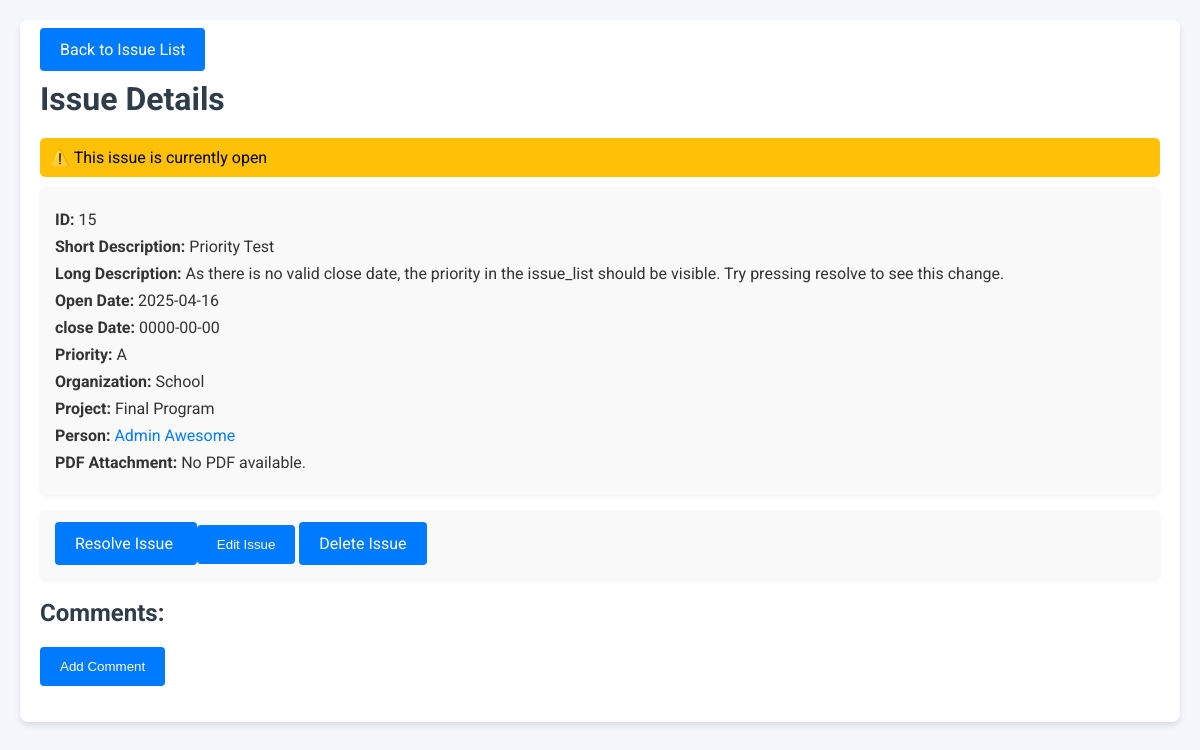
Page /issue.php?id=15 (signed in) on the committed database.
### tables this page shows
CREATE TABLE `iss_issues` (
  `id` int(11) NOT NULL,
  `short_description` varchar(255) NOT NULL,
  `long_description` text NOT NULL,
  `open_date` date NOT NULL,
  `close_date` date NOT NULL,
  `priority` varchar(255) NOT NULL,
  `org` varchar(255) NOT NULL,
  `project` varchar(255) NOT NULL,
  `per_id` int(11) NOT NULL,
  `pdf_attachment` varchar(255) DEFAULT NULL
);

CREATE TABLE `iss_persons` (
  `id` int(11) NOT NULL,
  `fname` varchar(255) NOT NULL,
  `lname` varchar(255) NOT NULL,
  `mobile` varchar(255) NOT NULL,
  `email` varchar(255) NOT NULL,
  `pwd_hash` varchar(255) NOT NULL,
  `pwd_salt` varchar(255) NOT NULL,
  `admin` varchar(255) NOT NULL
);

### issue.php (the view, shortened to what this page needs)
<?php
include 'config.php';
$user = $_SESSION['user'] ?? null;
if (isset($_GET['id'])) {
    $id = $_GET['id'];
    $stmt = $conn->prepare("SELECT * FROM iss_issues WHERE id = ?");
    $stmt->bind_param("i", $id);
    $stmt->execute();
    $result = $stmt->get_result();
    $issue = $result->fetch_assoc();
    $person_id = $issue['per_id'];
    $personStmt = $conn->prepare("SELECT fname, lname FROM iss_persons WHERE id = ?");
    $personStmt->bind_param("i", $person_id);
    $personStmt->execute();
    $personResult = $personStmt->get_result();
    $person = $personResult->fetch_assoc();
} else {
    die("Issue ID is required.");
}
?>
<!DOCTYPE html>
<html lang="en">
<head>
</head>
<body>
    <div class="container">
        <a href="issue_list.php" class="button">Back to Issue List</a>
        <h1>Issue Details</h1>
        <?php if ($issue['close_date'] !== '0000-00-00' && !empty($issue['close_date'])): ?>
            <div style="background-color: #28a745; color: white; padding: 10px; margin: 10px 0; border-radius: 5px;">
                ✅ This issue is resolved (close on <?php echo htmlspecialchars($issue['close_date']); ?>)
            </div>
        <?php else: ?>
            <div style="background-color: #ffc107; color: black; padding: 10px; margin: 10px 0; border-radius: 5px;">
                ⚠️ This issue is currently open
            </div>
        <?php endif; ?>
        <div class="card">
            <p><strong>ID:</strong> <?php echo $issue['id']; ?></p>
            <p><strong>Short Description:</strong> <?php echo htmlspecialchars($issue['short_description']); ?></p>
            <p><strong>Long Description:</strong> <?php echo htmlspecialchars($issue['long_description']); ?></p>
            <p><strong>Open Date:</strong> <?php echo htmlspecialchars($issue['open_date']); ?></p>
            <p><strong>close Date:</strong> <?php echo htmlspecialchars($issue['close_date'] ?? 'Open'); ?></p>
            <p><strong>Priority:</strong> <?php echo htmlspecialchars($issue['priority']); ?></p>
            <p><strong>Organization:</strong> <?php echo htmlspecialchars($issue['org']); ?></p>
            <p><strong>Project:</strong> <?php echo htmlspecialchars($issue['project']); ?></p>
            <?php if ($person): ?>
                <p><strong>Person:</strong> <a href="person.php?id=<?php echo $person_id; ?>"><?php echo htmlspecialchars($person['fname']) . ' ' . htmlspecialchars($person['lname']); ?></a></p>
            <?php else: ?>
                <p><strong>Person: </strong>[User Deleted]</p>
            <?php endif; ?>
            <p><strong>PDF Attachment:</strong>
                <?php if ($issue['pdf_attachment']): ?>
                    <a href="<?php echo "" . htmlspecialchars($issue['pdf_attachment']); ?>" target="_blank">View PDF</a>
                <?php else: ?>
                    No PDF available.
                <?php endif; ?>
            </p>
        </div>
        <div class="card">
            <?php if ($user): ?>
                <a href="issue.php?id=<?php echo $issue['id']; ?>&toggle_resolve=<?php echo $issue['id']; ?>" class="button">
                    <?php echo ($issue['close_date'] === '0000-00-00' || empty($issue['close_date'])) ? 'Resolve' : 'Unresolve'; ?> Issue
                </a>
            <?php endif; ?>
            <?php if (($user && $user['admin'] == 1) || ($user && $user['id'] == $issue['per_id'])): ?>
                <button id="editIssueBtn" class="button">Edit Issue</button>
                <a href="issue.php?id=<?php echo $issue['id']; ?>&delete=<?php echo $issue['id']; ?>" class="button">Delete Issue</a>
            <?php endif; ?>
        </div>
        <h2>Comments:</h2>
        <p><button id="addCommentBtn" class="button">Add Comment</button></p>
    </div>
</body>
</html>

### issue.php (style rules this page uses)
body { font-family: 'Roboto', sans-serif; background-color: #f4f7fc; color: #333; margin: 0; padding: 20px; }
h1, h2 { color: #2e3d49; margin-bottom: 20px; }
.container { max-width: 1200px; margin: 0 auto; padding: 20px; background-color: #fff; box-shadow: 0 4px 6px rgba(0, 0, 0, 0.1); border-radius: 8px; }
a { color: #007BFF; text-decoration: none; }
.button { padding: 12px 20px; background-color: #007BFF; color: white; border: none; border-radius: 4px; cursor: pointer; transition: background-color 0.3s; }
.card { background-color: #f9f9f9; padding: 15px; margin-bottom: 15px; border-radius: 6px; box-shadow: 0 2px 4px rgba(0, 0, 0, 0.05); }
.card p { margin: 8px 0; }

### rows in the picture
iss_issues: id "15", short_description "Priority Test", long_description "As there is no valid close date, the priority in the issue_list should be visible. Try pressing resolve to see this change.", open_date "2025-04-16", close_date "0000-00-00", priority "A", org "School", project "Final Program"
iss_persons: fname "Admin", lname "Awesome"
